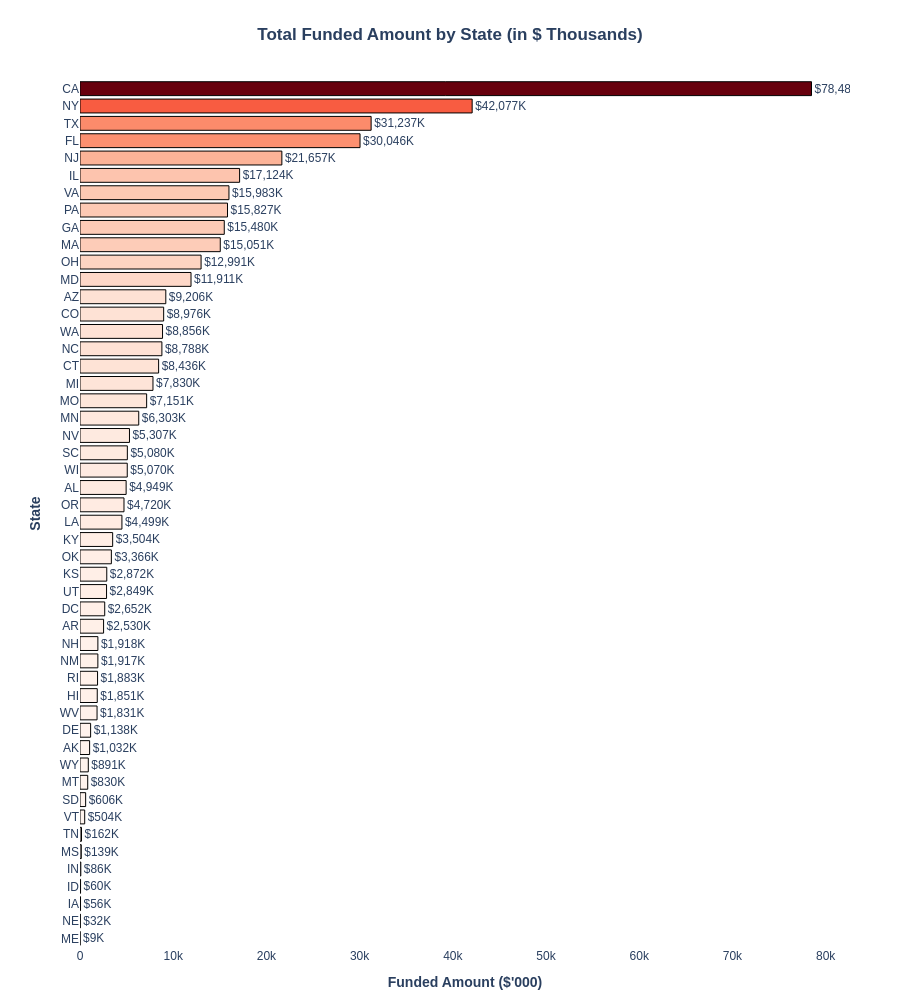

Notebook code cell kept with this figure:
### Markdown cell above
### Regional Analysis by State for Total Funded Amount

### Code cell
# Group and aggregate
state_funding = df.groupby('address_state')['loan_amount'].sum().sort_values(ascending=True)
state_funding_thousands = (state_funding / 1000).reset_index()

# Plotly horizontal bar chart
fig = px.bar(
    state_funding_thousands,
    x="loan_amount",
    y="address_state",
    orientation='h',
    text=state_funding_thousands["loan_amount"].map(lambda x: f"${x:,.0f}K"),
    color="loan_amount",
    color_continuous_scale="Reds"  
)

# Layout improvements
fig.update_traces(
    textposition='outside',
    marker=dict(line=dict(width=1, color='black'))
)

fig.update_layout(
    title="<b>Total Funded Amount by State (in $ Thousands)</b>",
    title_x=0.5,
    xaxis_title="<b>Funded Amount ($'000)</b>",
    yaxis_title="<b>State</b>",
    font=dict(size=12, family="Arial"),
    plot_bgcolor="white",
    coloraxis_showscale=False, 
    margin=dict(l=80, r=50, t=80, b=50),
    height = 1000
)

fig.show()

### Figure 1 — Plotly figure (JSON) as saved in the notebook; plotly's stock layout.template omitted (floating-point values rounded to 4 significant figures)
{"data": [{"hovertemplate": "loan_amount=%{marker.color}<br>address_state=%{y}<br>text=%{text}<extra></extra>", "legendgroup": "", "marker": {"color": [9.2, 31.7, 56.45, 59.75, 86.22, 139.1, 162.2, 504.1, 606.1, 829.5, 890.8, 1032.0, 1138.0, 1831.0, 1851.0, 1883.0, 1917.0, 1918.0, 2530.0, 2652.0, 2849.0, 2872.0, 3366.0, 3504.0, 4499.0, 4720.0, 4949.0, 5070.0, 5080.0, 5307.0, 6303.0, 7151.0, 7830.0, 8436.0, 8788.0, 8856.0, 8976.0, 9206.0, 11910.0, 12990.0, 15050.0, 15480.0, 15830.0, 15980.0, 17120.0, 21660.0, 30050.0, 31240.0, 42080.0, 78480.0], "coloraxis": "coloraxis", "line": {"color": "black", "width": 1}, "pattern": {"shape": ""}}, "name": "", "orientation": "h", "showlegend": false, "text": ["$9K", "$32K", "$56K", "$60K", "$86K", "$139K", "$162K", "$504K", "$606K", "$830K", "$891K", "$1,032K", "$1,138K", "$1,831K", "$1,851K", "$1,883K", "$1,917K", "$1,918K", "$2,530K", "$2,652K", "$2,849K", "$2,872K", "$3,366K", "$3,504K", "$4,499K", "$4,720K", "$4,949K", "$5,070K", "$5,080K", "$5,307K", "$6,303K", "$7,151K", "$7,830K", "$8,436K", "$8,788K", "$8,856K", "$8,976K", "$9,206K", "$11,911K", "$12,991K", "$15,051K", "$15,480K", "$15,827K", "$15,983K", "$17,124K", "$21,657K", "$30,046K", "$31,237K", "$42,077K", "$78,484K"], "textposition": "outside", "type": "bar", "x": [9.2, 31.7, 56.45, 59.75, 86.22, 139.1, 162.2, 504.1, 606.1, 829.5, 890.8, 1032.0, 1138.0, 1831.0, 1851.0, 1883.0, 1917.0, 1918.0, 2530.0, 2652.0, 2849.0, 2872.0, 3366.0, 3504.0, 4499.0, 4720.0, 4949.0, 5070.0, 5080.0, 5307.0, 6303.0, 7151.0, 7830.0, 8436.0, 8788.0, 8856.0, 8976.0, 9206.0, 11910.0, 12990.0, 15050.0, 15480.0, 15830.0, 15980.0, 17120.0, 21660.0, 30050.0, 31240.0, 42080.0, 78480.0], "xaxis": "x", "y": ["ME", "NE", "IA", "ID", "IN", "MS", "TN", "VT", "SD", "MT", "WY", "AK", "DE", "WV", "HI", "RI", "NM", "NH", "AR", "DC", "UT", "KS", "OK", "KY", "LA", "OR", "AL", "WI", "SC", "NV", "MN", "MO", "MI", "CT", "NC", "WA", "CO", "AZ", "MD", "OH", "MA", "GA", "PA", "VA", "IL", "NJ", "FL", "TX", "NY", "CA"], "yaxis": "y"}], "layout": {"barmode": "relative", "coloraxis": {"colorbar": {"title": {"text": "loan_amount"}}, "colorscale": [[0, "rgb(255,245,240)"], [0.125, "rgb(254,224,210)"], [0.25, "rgb(252,187,161)"], [0.375, "rgb(252,146,114)"], [0.5, "rgb(251,106,74)"], [0.625, "rgb(239,59,44)"], [0.75, "rgb(203,24,29)"], [0.875, "rgb(165,15,21)"], [1, "rgb(103,0,13)"]], "showscale": false}, "font": {"family": "Arial", "size": 12}, "height": 1000, "legend": {"tracegroupgap": 0}, "margin": {"b": 50, "l": 80, "r": 50, "t": 80}, "plot_bgcolor": "white", "title": {"text": "<b>Total Funded Amount by State (in $ Thousands)</b>", "x": 0.5}, "xaxis": {"anchor": "y", "domain": [0, 1], "title": {"text": "<b>Funded Amount ($'000)</b>"}}, "yaxis": {"anchor": "x", "domain": [0, 1], "title": {"text": "<b>State</b>"}}}}
